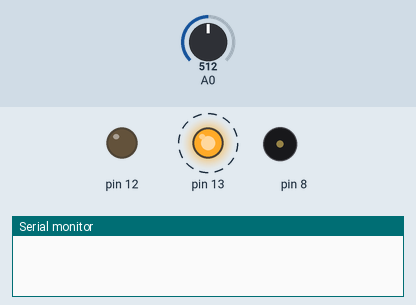
A sketch run on a simulated Arduino Uno, built with avr-gcc and run on an emulated ATmega328P. Shown: output pins drawn as LEDs (lit = HIGH), buzzer (waves = sounding), the last lines printed to the serial monitor. Dashed ring = blinking. The inputs (shaded band) are chosen by the test bench; at power-on: A0 = 512.

Above: at 0.1 s.
At 2.8 s:
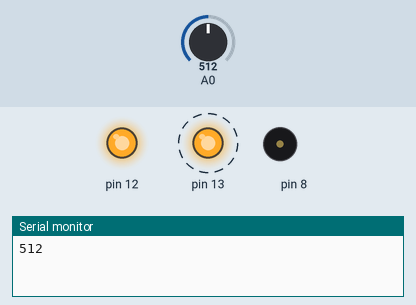
2.9 s: A0 set to 218
7.1 s: A0 set to 181
At 8.8 s:
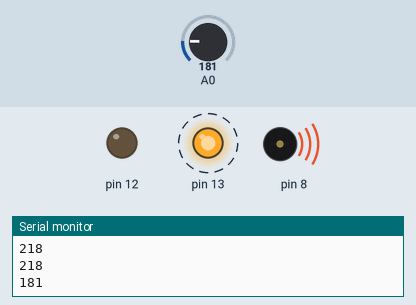
Timing chart, 0 to 17.3 s (numbered marks = the images above; inputs shaded):
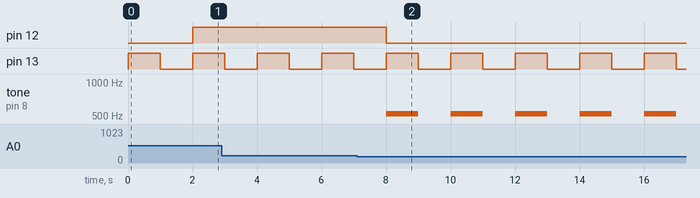

The sketch:

codigo.ino
```cpp
int sensor_lumi = 0;

void setup()
{
  pinMode(13, OUTPUT);
  pinMode(A0, INPUT);
  pinMode(12, OUTPUT);
  pinMode(8, OUTPUT);
  Serial.begin(9600);

}

void loop()
{
  digitalWrite(13, HIGH);
  delay(1000); // Wait for 1000 millisecond(s)
  digitalWrite(13, LOW);
  delay(1000); // Wait for 1000 millisecond(s)
  sensor_lumi = analogRead(A0);
  if (sensor_lumi < 200) {
    digitalWrite(12, LOW);
    tone(8, 523, 1000); // play tone 60 (C5 = 523 Hz)
  } else {
    digitalWrite(12, HIGH);
  }
  Serial.println(analogRead(A0));
}
```

Measured:
- the behaviour switches between 200 and 199 on A0 (found by bisection; images 1 and 2)
- after the input at 7.1 s, pin 12: HIGH → LOW after 0.90 s; tone on pin 8: alternates 523 Hz for 1.0 s and silent for 1.0 s, starting after 0.90 s
- by itself, pin 13: alternates HIGH for 1.0 s and LOW for 1.0 s
